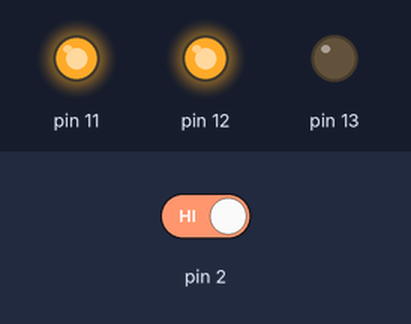
Bench run of a sketch on a simulated Arduino Uno, built with avr-gcc and run on an emulated ATmega328P. On the bench: output pins drawn as LEDs (lit = HIGH). The test bench sets the inputs (shaded band); at power-on: pin 2 HIGH.

Above: at 1.2 s.
1.3 s: pin 2 driven LOW
At 2.3 s:
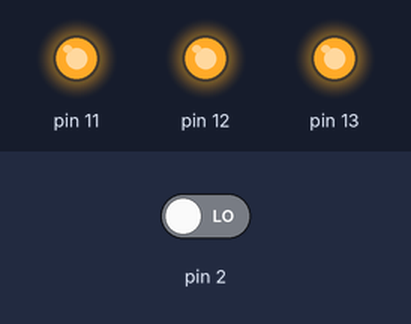
2.8 s: pin 2 driven HIGH
At 3.5 s:
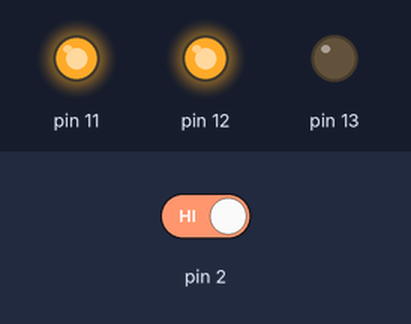
Timing chart, 0 to 5.8 s (numbered marks = the images above; inputs shaded):
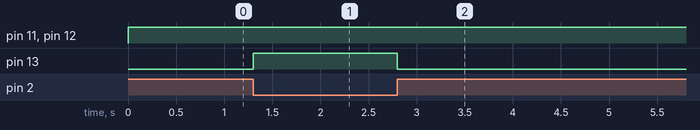

Measured:
- after the input at 1.3 s, pin 13: LOW → HIGH at once
- after the input at 2.8 s, pin 13: HIGH → LOW at once

The sketch:

3_LEDs_1_on_button.ino
```cpp
void setup() {
  // put your setup code here, to run once:
  pinMode(13, OUTPUT);
  pinMode(12, OUTPUT);
  pinMode(11, OUTPUT);
  pinMode(2, INPUT);
}

void loop() {
  // put your main code here, to run repeatedly:

  int buttonValue = digitalRead(2);

  if(buttonValue == LOW)
  {
    digitalWrite(13, HIGH);
  }
  else
  {
    digitalWrite(13, LOW);
  }
  digitalWrite(12, HIGH);
  digitalWrite(11, HIGH);
}
```
